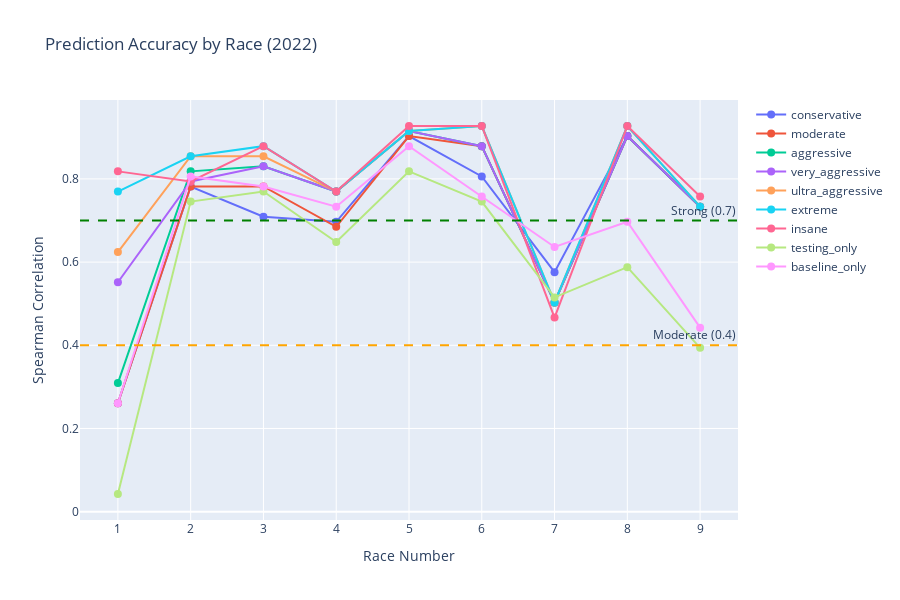
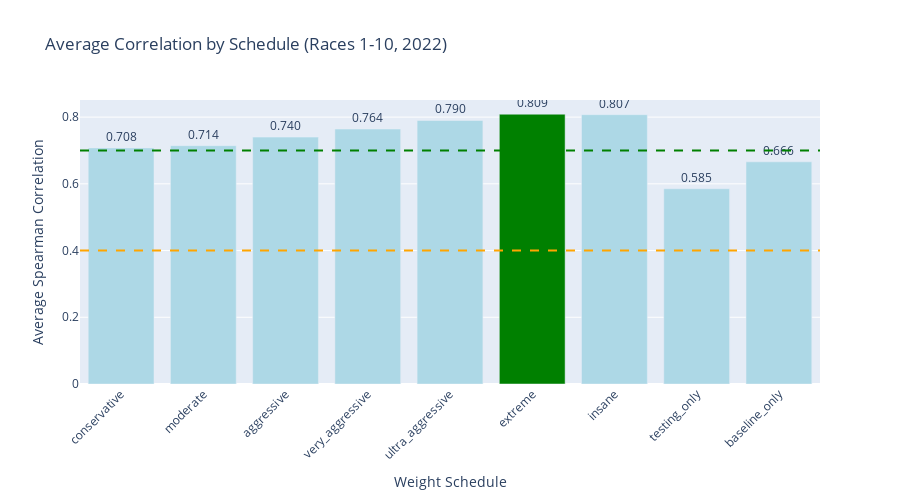

Notebook source saved alongside these figures, in order:
### Markdown cell above
## Step 6: Visualizations

### Code cell
# Line chart by race
fig = go.Figure()

for schedule_name, results in schedule_results.items():
    if len(results) > 0:
        df = pd.DataFrame(results)
        
        fig.add_trace(go.Scatter(
            x=df['race'],
            y=df['correlation'],
            mode='lines+markers',
            name=schedule_name,
            line=dict(width=2),
            marker=dict(size=8)
        ))

fig.add_hline(y=0.7, line_dash="dash", line_color="green", annotation_text="Strong (0.7)")
fig.add_hline(y=0.4, line_dash="dash", line_color="orange", annotation_text="Moderate (0.4)")

fig.update_layout(
    title='Prediction Accuracy by Race (2022)',
    xaxis_title='Race Number',
    yaxis_title='Spearman Correlation',
    height=600,
    hovermode='x unified'
)
fig.show()

# Bar chart of averages
if avg_correlations:
    fig2 = go.Figure(data=[
        go.Bar(
            x=list(avg_correlations.keys()),
            y=list(avg_correlations.values()),
            marker_color=['green' if v == max(avg_correlations.values()) else 'lightblue' 
                         for v in avg_correlations.values()],
            text=[f"{v:.3f}" for v in avg_correlations.values()],
            textposition='outside'
        )
    ])
    
    fig2.add_hline(y=0.7, line_dash="dash", line_color="green")
    fig2.add_hline(y=0.4, line_dash="dash", line_color="orange")
    
    fig2.update_layout(
        title='Average Correlation by Schedule (Races 1-10, 2022)',
        xaxis_title='Weight Schedule',
        yaxis_title='Average Spearman Correlation',
        height=500,
        xaxis_tickangle=-45
    )
    fig2.show()

### Figure 1 — Plotly figure (JSON) as saved in the notebook; plotly's stock layout.template omitted (floating-point values rounded to 4 significant figures)
{"data": [{"line": {"width": 2}, "marker": {"size": 8}, "mode": "lines+markers", "name": "conservative", "type": "scatter", "x": [1, 2, 3, 4, 5, 6, 7, 8, 9], "y": [0.2606, 0.7818, 0.7091, 0.697, 0.903, 0.8061, 0.5758, 0.903, 0.7333]}, {"line": {"width": 2}, "marker": {"size": 8}, "mode": "lines+markers", "name": "moderate", "type": "scatter", "x": [1, 2, 3, 4, 5, 6, 7, 8, 9], "y": [0.2606, 0.7818, 0.7818, 0.6848, 0.903, 0.8788, 0.503, 0.903, 0.7333]}, {"line": {"width": 2}, "marker": {"size": 8}, "mode": "lines+markers", "name": "aggressive", "type": "scatter", "x": [1, 2, 3, 4, 5, 6, 7, 8, 9], "y": [0.3091, 0.8182, 0.8303, 0.7697, 0.9152, 0.8788, 0.503, 0.903, 0.7333]}, {"line": {"width": 2}, "marker": {"size": 8}, "mode": "lines+markers", "name": "very_aggressive", "type": "scatter", "x": [1, 2, 3, 4, 5, 6, 7, 8, 9], "y": [0.5515, 0.7939, 0.8303, 0.7697, 0.9152, 0.8788, 0.503, 0.903, 0.7333]}, {"line": {"width": 2}, "marker": {"size": 8}, "mode": "lines+markers", "name": "ultra_aggressive", "type": "scatter", "x": [1, 2, 3, 4, 5, 6, 7, 8, 9], "y": [0.6242, 0.8545, 0.8545, 0.7697, 0.9152, 0.9273, 0.503, 0.9273, 0.7333]}, {"line": {"width": 2}, "marker": {"size": 8}, "mode": "lines+markers", "name": "extreme", "type": "scatter", "x": [1, 2, 3, 4, 5, 6, 7, 8, 9], "y": [0.7697, 0.8545, 0.8788, 0.7697, 0.9152, 0.9273, 0.503, 0.9273, 0.7333]}, {"line": {"width": 2}, "marker": {"size": 8}, "mode": "lines+markers", "name": "insane", "type": "scatter", "x": [1, 2, 3, 4, 5, 6, 7, 8, 9], "y": [0.8182, 0.7939, 0.8788, 0.7697, 0.9273, 0.9273, 0.4667, 0.9273, 0.7576]}, {"line": {"width": 2}, "marker": {"size": 8}, "mode": "lines+markers", "name": "testing_only", "type": "scatter", "x": [1, 2, 3, 4, 5, 6, 7, 8, 9], "y": [0.04242, 0.7455, 0.7697, 0.6485, 0.8182, 0.7455, 0.5152, 0.5879, 0.3939]}, {"line": {"width": 2}, "marker": {"size": 8}, "mode": "lines+markers", "name": "baseline_only", "type": "scatter", "x": [1, 2, 3, 4, 5, 6, 7, 8, 9], "y": [0.2606, 0.8061, 0.7818, 0.7333, 0.8788, 0.7576, 0.6364, 0.697, 0.4424]}], "layout": {"annotations": [{"showarrow": false, "text": "Strong (0.7)", "x": 1, "xanchor": "right", "xref": "x domain", "y": 0.7, "yanchor": "bottom", "yref": "y"}, {"showarrow": false, "text": "Moderate (0.4)", "x": 1, "xanchor": "right", "xref": "x domain", "y": 0.4, "yanchor": "bottom", "yref": "y"}], "height": 600, "hovermode": "x unified", "shapes": [{"line": {"color": "green", "dash": "dash"}, "type": "line", "x0": 0, "x1": 1, "xref": "x domain", "y0": 0.7, "y1": 0.7, "yref": "y"}, {"line": {"color": "orange", "dash": "dash"}, "type": "line", "x0": 0, "x1": 1, "xref": "x domain", "y0": 0.4, "y1": 0.4, "yref": "y"}], "title": {"text": "Prediction Accuracy by Race (2022)"}, "xaxis": {"title": {"text": "Race Number"}}, "yaxis": {"title": {"text": "Spearman Correlation"}}}}

### Figure 2 — Plotly figure (JSON) as saved in the notebook; plotly's stock layout.template omitted (floating-point values rounded to 4 significant figures)
{"data": [{"marker": {"color": ["lightblue", "lightblue", "lightblue", "lightblue", "lightblue", "green", "lightblue", "lightblue", "lightblue"]}, "text": ["0.708", "0.714", "0.740", "0.764", "0.790", "0.809", "0.807", "0.585", "0.666"], "textposition": "outside", "type": "bar", "x": ["conservative", "moderate", "aggressive", "very_aggressive", "ultra_aggressive", "extreme", "insane", "testing_only", "baseline_only"], "y": [0.7077, 0.7145, 0.7401, 0.7643, 0.7899, 0.8088, 0.8074, 0.5852, 0.666]}], "layout": {"height": 500, "shapes": [{"line": {"color": "green", "dash": "dash"}, "type": "line", "x0": 0, "x1": 1, "xref": "x domain", "y0": 0.7, "y1": 0.7, "yref": "y"}, {"line": {"color": "orange", "dash": "dash"}, "type": "line", "x0": 0, "x1": 1, "xref": "x domain", "y0": 0.4, "y1": 0.4, "yref": "y"}], "title": {"text": "Average Correlation by Schedule (Races 1-10, 2022)"}, "xaxis": {"tickangle": -45, "title": {"text": "Weight Schedule"}}, "yaxis": {"title": {"text": "Average Spearman Correlation"}}}}
